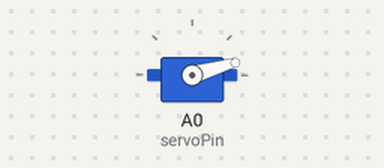
Simulated run of this sketch. Board: Arduino Uno, built with avr-gcc and run on an emulated ATmega328P. On the bench: servo.

Above: at 0.05 s.
At 1.9 s:
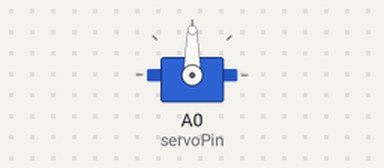
At 3.75 s:
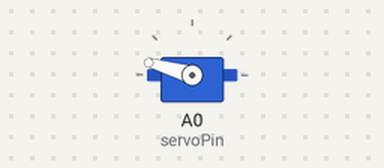
At 7.45 s:
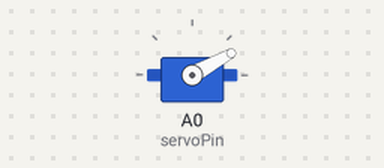
Timing chart, 0 to 11.1 s (numbered marks = the images above):
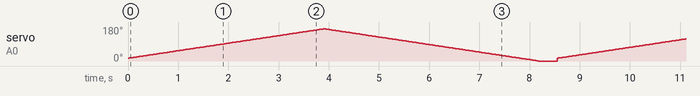

The sketch:

Servo_Example.ino
```cpp
#include<Servo.h>
int pos=0;
int servoPin=A0;
int servoDelay=25;
Servo myPointer;
void setup()
{Serial.begin(9600);
myPointer.attach(servoPin);
}
void loop()
{for(pos=15;pos<=170;pos=pos+1)
{
  myPointer.write(pos);
  delay(servoDelay);
}
for(pos=170;pos>-15;pos=pos-1)
{myPointer.write(pos);
delay(servoDelay);
}
}
```
